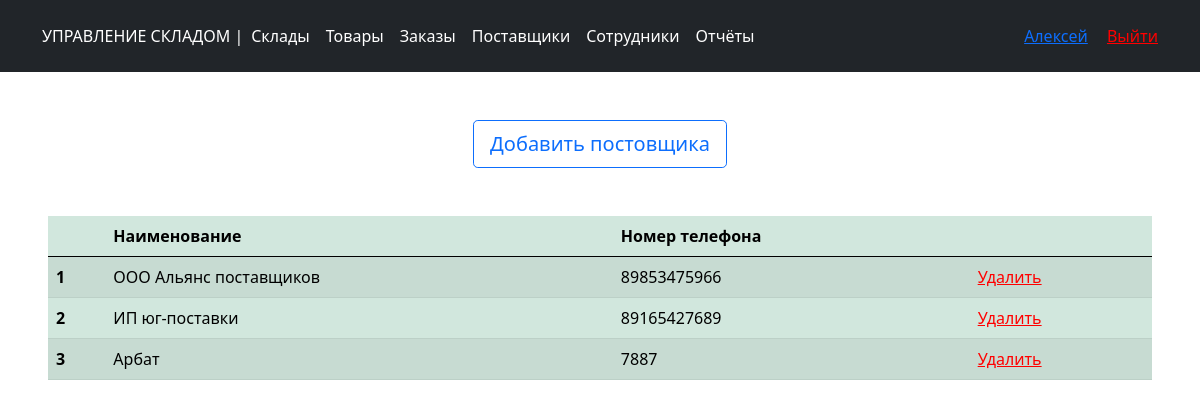
/suppliers (signed in), run on the app's committed database.
### main.py (models this page shows, shortened)
class User(db.Model, UserMixin):
    id = db.Column(db.Integer, primary_key=True)
    login = db.Column(db.String(128), nullable=False, unique=True)
    password = db.Column(db.String(255), nullable=False)
    role =  db.Column(db.Integer)
    name = db.Column(db.String(128))
    last_name = db.Column(db.String(128))
    whs_id = db.Column(db.Integer)
    id_Admin = db.Column(db.Integer)

class Suppliers(db.Model, UserMixin):
    id = db.Column(db.Integer, primary_key=True)
    id_Admin = db.Column(db.Integer)
    name_sl = db.Column(db.String(128), nullable=False, unique=True)
    phone = db.Column(db.Integer)
    def __repr__(self):
        return self.name_sl

### main.py (the view)
@app.route('/suppliers')
@login_required
def suppliers():
    if (current_user.role == 1):
        id_Admin = current_user.id
    else:
        id_Admin = current_user.id_Admin
    data = Suppliers.query.filter_by(id_Admin=id_Admin).all()
    return render_template('suppliers.html', data=data)

### main.py (called while the page is built)
@manager.user_loader
def load_user(user_id):
    return User.query.get(user_id)

@app.after_request
def redirect_to_signin(response):
    if response.status_code == 401:
        return redirect(url_for('login_page'))
    return response

### templates/suppliers.html
{% extends 'base.html' %}
{% block content %}
	<div class="d-grid gap-2 d-sm-flex justify-content-sm-center my-5">
		<a href="/suppliers/form_creat_supplier" class="btn btn-outline-primary btn-lg mx-2">Добавить постовщика</a>
	</div>
	<div class="bd-example m-5">
	  <table class="table table-success table-striped">
		  <thead>
			<tr>
			  <th scope="col"></th>
			  <th scope="col">Наименование</th>
			  <th scope="col">Номер телефона</th>
			  <th scope="col"></th>
			</tr>
		  </thead>
		  <tbody>
              {% for sup in data %}
                <tr>
                  <th scope="row">{{ loop.index }}</th>
                  <td>{{ sup }}</td>
                  <td>{{ sup.phone }}</td>
                  <td>
                      <a style="color: red" href="{{ url_for('delete_supplier', id_delete=sup.id) }}">Удалить</a>
                  </td>
                </tr>
              {% endfor %}
		  </tbody>
	  </table>
	</div>
{% endblock %}

### templates/base.html (shortened to what this page needs)
<!DOCTYPE html>
<html lang="en">
<head>
    <link rel="stylesheet" href="{{ url_for('static', filename='/bootstrap-5.0.0-beta3-dist/css/bootstrap.min.css') }}">
</head>
<body>
<header class="p-3 bg-dark text-white">
    <div class="container">
        <div class="d-flex flex-wrap align-items-center justify-content-center justify-content-lg-start">
            {% if (current_user.is_authenticated == False) %}
                <a href="/" class="d-flex align-items-center mb-2 mb-lg-0 text-white text-decoration-none">
                    УПРАВЛЕНИЕ СКЛАДОМ |</a>
            {% else %}
                <a href="{{ url_for('admin') }}"
                   class="d-flex align-items-center mb-2 mb-lg-0 text-white text-decoration-none">
                    УПРАВЛЕНИЕ СКЛАДОМ |</a>
            {% endif %}
            <ul class="nav col-12 col-lg-auto me-lg-auto mb-2 justify-content-center mb-md-0">
                {% if (current_user.is_authenticated == True) %}
                    <li><a href="{{ url_for('warehouse') }}" class="nav-link px-2 text-white">Склады</a></li>
                    <li><a href="{{ url_for('product_manage') }}" class="nav-link px-2 text-white">Товары</a></li>
                    <li><a href="{{ url_for('orders') }}" class="nav-link px-2 text-white">Заказы</a></li>
                    <li><a href="{{ url_for('suppliers') }}" class="nav-link px-2 text-white">Поставщики</a></li>
                    {% if current_user.role == 1 %}
                        <li><a href="{{ url_for('employees') }}" class="nav-link px-2 text-white">Сотрудники</a></li>
                        <li><a href="{{ url_for('reports') }}" class="nav-link px-2 text-white">Отчёты</a></li>
                    {% endif %}
                {% endif %}
            </ul>
            <div class="text-end">
                {% if (current_user.is_authenticated == False) %}
                    <a href="/login">
                        <button type="button" class="btn btn-outline-light me-2">Авторизация</button>
                    </a>
                    <a href="/register">
                        <button type="button" class="btn btn-warning">Регистрация</button>
                    </a>
                {% else %}
                    <a href="">{% block role %}{% endblock %}{{ current_user.name }}</a>
                    <a style="color: red; margin-left: 15px;" href="{{ url_for('logout') }}">Выйти</a>
                {% endif %}
            </div>
        </div>
    </div>
</header>
{% block content %}{% endblock %}
</body>
</html>

### data on the page
User: name "Алексей"
Suppliers: name_sl "ООО Альянс поставщиков", phone "89853475966"
Suppliers: name_sl "ИП юг-поставки", phone "89165427689"
Suppliers: name_sl "Арбат", phone "7887"
